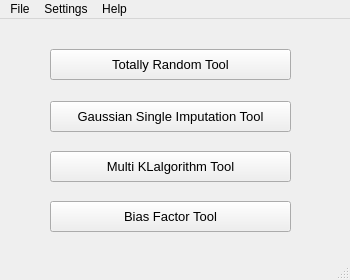
<?xml version="1.0" encoding="UTF-8"?>
<ui version="4.0">
 <class>MainWindow</class>
 <widget class="QMainWindow" name="MainWindow">
  <property name="geometry">
   <rect>
    <x>0</x>
    <y>0</y>
    <width>350</width>
    <height>280</height>
   </rect>
  </property>
  <property name="windowTitle">
   <string>Arcgis Demo</string>
  </property>
  <widget class="QWidget" name="centralwidget">
   <widget class="QPushButton" name="pushButtonTotallyRandomTool">
    <property name="geometry">
     <rect>
      <x>50</x>
      <y>30</y>
      <width>241</width>
      <height>31</height>
     </rect>
    </property>
    <property name="font">
     <font>
      <pointsize>10</pointsize>
     </font>
    </property>
    <property name="cursor">
     <cursorShape>PointingHandCursor</cursorShape>
    </property>
    <property name="text">
     <string>Totally Random Tool</string>
    </property>
   </widget>
   <widget class="QPushButton" name="pushButtonGaussiaSingleImputationTool">
    <property name="geometry">
     <rect>
      <x>50</x>
      <y>82</y>
      <width>241</width>
      <height>31</height>
     </rect>
    </property>
    <property name="font">
     <font>
      <pointsize>10</pointsize>
     </font>
    </property>
    <property name="cursor">
     <cursorShape>PointingHandCursor</cursorShape>
    </property>
    <property name="text">
     <string>Gaussian Single Imputation Tool</string>
    </property>
   </widget>
   <widget class="QPushButton" name="pushButtonMultiKLalgorithmTool">
    <property name="geometry">
     <rect>
      <x>50</x>
      <y>132</y>
      <width>241</width>
      <height>31</height>
     </rect>
    </property>
    <property name="font">
     <font>
      <pointsize>10</pointsize>
     </font>
    </property>
    <property name="cursor">
     <cursorShape>PointingHandCursor</cursorShape>
    </property>
    <property name="text">
     <string>Multi KLalgorithm Tool</string>
    </property>
   </widget>
   <widget class="QPushButton" name="pushButtonBiasFactorTool">
    <property name="geometry">
     <rect>
      <x>50</x>
      <y>182</y>
      <width>241</width>
      <height>31</height>
     </rect>
    </property>
    <property name="font">
     <font>
      <pointsize>10</pointsize>
     </font>
    </property>
    <property name="cursor">
     <cursorShape>PointingHandCursor</cursorShape>
    </property>
    <property name="text">
     <string>Bias Factor Tool</string>
    </property>
   </widget>
  </widget>
  <widget class="QMenuBar" name="menubar">
   <property name="geometry">
    <rect>
     <x>0</x>
     <y>0</y>
     <width>350</width>
     <height>21</height>
    </rect>
   </property>
   <widget class="QMenu" name="menuFile">
    <property name="title">
     <string>File</string>
    </property>
    <addaction name="actionOpen"/>
    <addaction name="actionSave"/>
    <addaction name="actionExit"/>
   </widget>
   <widget class="QMenu" name="menuSettings">
    <property name="title">
     <string>Settings</string>
    </property>
    <addaction name="actionPreferences"/>
    <addaction name="actionEnvironment_2"/>
   </widget>
   <widget class="QMenu" name="menuHelp">
    <property name="title">
     <string>Help</string>
    </property>
    <addaction name="actionHelp"/>
    <addaction name="actionAboutUs"/>
   </widget>
   <addaction name="menuFile"/>
   <addaction name="menuSettings"/>
   <addaction name="menuHelp"/>
  </widget>
  <widget class="QStatusBar" name="statusbar"/>
  <action name="actionOpen">
   <property name="icon">
    <iconset>
     <normaloff>../img/open-16.png</normaloff>../img/open-16.png</iconset>
   </property>
   <property name="text">
    <string>Open</string>
   </property>
  </action>
  <action name="actionExit">
   <property name="icon">
    <iconset>
     <normaloff>../img/exit-16.png</normaloff>../img/exit-16.png</iconset>
   </property>
   <property name="text">
    <string>Exit</string>
   </property>
  </action>
  <action name="actionEnvironment">
   <property name="text">
    <string>Environment</string>
   </property>
  </action>
  <action name="actionSave">
   <property name="icon">
    <iconset>
     <normaloff>../img/save-16.png</normaloff>../img/save-16.png</iconset>
   </property>
   <property name="text">
    <string>Save</string>
   </property>
  </action>
  <action name="actionPreferences">
   <property name="icon">
    <iconset>
     <normaloff>../img/preferences-16.png</normaloff>../img/preferences-16.png</iconset>
   </property>
   <property name="text">
    <string>Preferences</string>
   </property>
  </action>
  <action name="actionEnvironment_2">
   <property name="icon">
    <iconset>
     <normaloff>../img/settings-16.png</normaloff>../img/settings-16.png</iconset>
   </property>
   <property name="text">
    <string>Environment</string>
   </property>
  </action>
  <action name="actionHelp">
   <property name="icon">
    <iconset>
     <normaloff>../img/help-16.png</normaloff>../img/help-16.png</iconset>
   </property>
   <property name="text">
    <string>Help</string>
   </property>
  </action>
  <action name="actionAboutUs">
   <property name="icon">
    <iconset>
     <normaloff>../img/about-us-16.png</normaloff>../img/about-us-16.png</iconset>
   </property>
   <property name="text">
    <string>About Us</string>
   </property>
  </action>
 </widget>
 <resources/>
 <connections/>
</ui>
